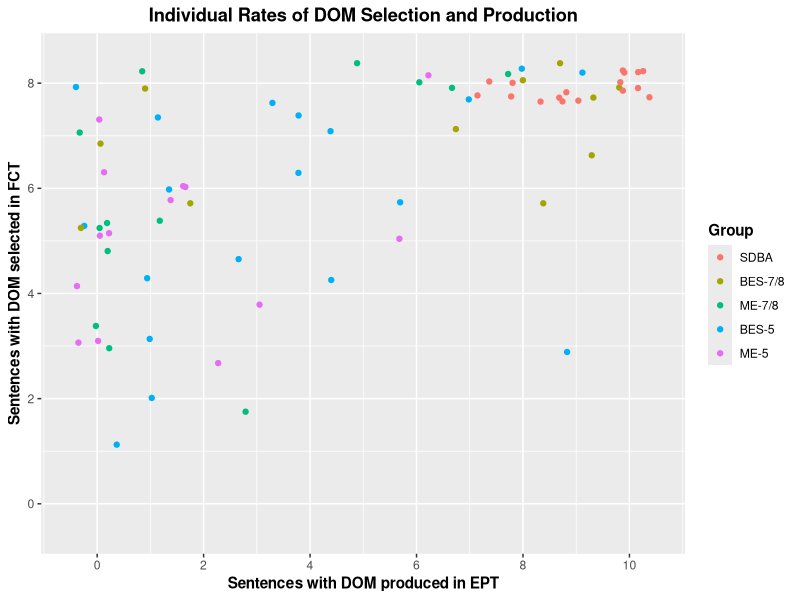
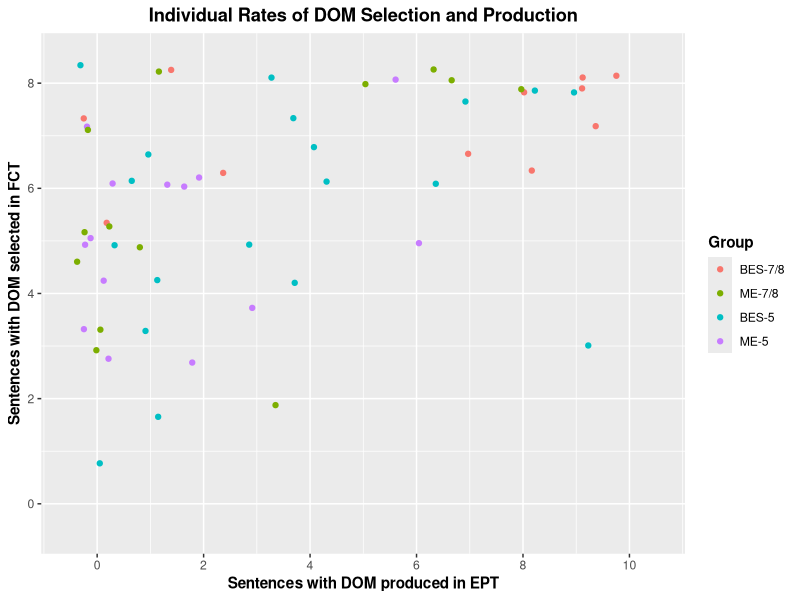
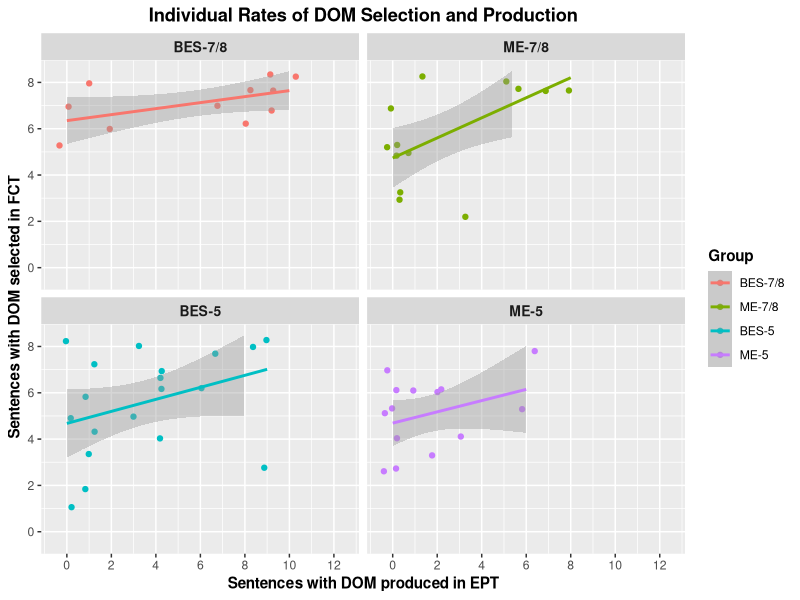

Reproduce these figures in R, in order.
library(tidyverse)


# Load data
## Production
SDB_EPT <- read_csv("./CSV Files/SDB/SDB DOM EPT.csv") %>% 
  filter(Item %in% c("EPT-02", "EPT-08", "EPT-12", "EPT-14", "EPT-20", "EPT-24", "EPT-26", "EPT-32", "EPT-38", "EPT-42")) %>% 
  mutate(Group = "SDBA",
         Task = "SCT")

DLI78_EPT <- read_csv("./CSV Files/DLI-78/DLI-78 DOM EPT.csv") %>% 
  mutate(Group = "BES-7/8",
         Task = "SCT")

MLS78_EPT <- read_csv("./CSV Files/MLS-78/MLS-78 DOM EPT.csv") %>%
  filter(!School == "GBCS") %>% 
  mutate(Group = "ME-7/8",
         Task = "SCT")

DLI5_EPT <- read_csv("./CSV Files/DLI-5/DLI-5 DOM EPT.csv") %>% 
  filter(Item %in% c("EPT-02", "EPT-08", "EPT-12", "EPT-14", "EPT-20", "EPT-24", "EPT-26", "EPT-32", "EPT-38", "EPT-42")) %>% 
  mutate(Group = "BES-5",
         Task = "SCT")

MLS5_EPT <- read_csv("./CSV Files/MLS-5/MLS-5 DOM EPT.csv") %>%
  filter(!School == "GBCS") %>% 
  mutate(Group = "ME-5",
         Task = "SCT")

# Selection
SDB_FCT <- read_csv("./CSV Files/SDB/SDB DOM FCT.csv") %>% 
  mutate(Group = "SDBA",
         Task = "MST")

DLI78_FCT <- read_csv("./CSV Files/DLI-78/DLI-78 DOM FCT.csv") %>% 
  mutate(Group = "BES-7/8",
         Task = "MST")

MLS78_FCT <- read_csv("./CSV Files/MLS-78/MLS-78 DOM FCT.csv") %>%
  filter(!School == "GBCS") %>% 
  mutate(Group = "ME-7/8",
         Task = "MST")

DLI5_FCT <- read_csv("./CSV Files/DLI-5/DLI-5 DOM FCT.csv") %>% 
  mutate(Group = "BES-5",
         Task = "MST")

MLS5_FCT <- read_csv("./CSV Files/MLS-5/MLS-5 DOM FCT.csv") %>%
  filter(!School == "GBCS") %>% 
  mutate(Group = "ME-5",
         Task = "MST")


# Rejoin data
Full_EPT <- rbind(SDB_EPT, DLI78_EPT, MLS78_EPT, DLI5_EPT, MLS5_EPT)
Full_FCT <- rbind(SDB_FCT, DLI78_FCT, MLS78_FCT, DLI5_FCT, MLS5_FCT)

Heritage_EPT <- rbind(DLI78_EPT, MLS78_EPT, DLI5_EPT, MLS5_EPT)
Heritage_FCT <- rbind(DLI78_FCT, MLS78_FCT, DLI5_FCT, MLS5_FCT)


# Create groups with individual differences
## Full grouping
Full_EPT_Group <- Full_EPT %>%
  filter(!is.na(DOM_Use)) %>%
  group_by(Part_ID, Group) %>%
  summarize(DOM_Production = sum(DOM_Use))

Full_FCT_Group <- Full_FCT %>%
  filter(!is.na(DOM_Use)) %>%
  group_by(Part_ID, Group) %>%
  summarize(DOM_Selection = sum(DOM_Use))

Full_Aggregate = left_join(Full_EPT_Group, Full_FCT_Group, by = "Part_ID", "NewGroup") %>% 
  mutate(Sum = (DOM_Production + DOM_Selection))
Full_Aggregate$Group.x <- factor(Full_Aggregate$Group.x, levels = c("SDBA", "BES-7/8", "ME-7/8", "BES-5", "ME-5"))


## Heritage only grouping
Heritage_EPT_Group <- Heritage_EPT %>%
  filter(!is.na(DOM_Use)) %>%
  group_by(Part_ID, Group) %>%
  summarize(DOM_Production = sum(DOM_Use))

Heritage_FCT_Group <- Heritage_FCT %>%
  filter(!is.na(DOM_Use)) %>%
  group_by(Part_ID, Group) %>%
  summarize(DOM_Selection = sum(DOM_Use))

Heritage_Aggregate = left_join(Heritage_EPT_Group, Heritage_FCT_Group, by = "Part_ID", "NewGroup") %>% 
  mutate(Sum = (DOM_Production + DOM_Selection))
Heritage_Aggregate$Group.x <- factor(Heritage_Aggregate$Group.x, levels = c("BES-7/8", "ME-7/8", "BES-5", "ME-5"))


## Summary of max/min HS (within SDBA range)
Max_HS <- Heritage_Aggregate %>% 
  filter(Sum > 15)

Min_HS <- Heritage_Aggregate %>% 
  filter(Sum == 1)


# Plot individual differences
## Whole group with SDB
Full_Aggregate %>% 
  ggplot(aes(x = DOM_Production, y = DOM_Selection, color = Group.x)) +
  geom_jitter() +
  scale_x_continuous(breaks = seq (0, 10, 2),
                     limits = c(-0.5, 10.5)) +
  scale_y_continuous(breaks = seq (0, 8, 2),
                     limits = c(-0.5, 8.5)) +
  labs(x = "Sentences with DOM produced in EPT", y = "Sentences with DOM selected in FCT", title = "Individual Rates of DOM Selection and Production", color = "Group") +
  theme(axis.title = element_text(face = "bold"),
        plot.title = element_text(hjust = 0.5, face = "bold"),
        legend.title = element_text(face = "bold"),
        strip.text = element_text(face = "bold", size = 10))


## Whole group without SDB
Heritage_Aggregate %>% 
  ggplot(aes(x = DOM_Production, y = DOM_Selection, color = Group.x)) +
  geom_jitter() +
  scale_x_continuous(breaks = seq (0, 10, 2),
                     limits = c(-0.5, 10.5)) +
  scale_y_continuous(breaks = seq (0, 8, 2),
                     limits = c(-0.5, 8.5)) +
  labs(x = "Sentences with DOM produced in EPT", y = "Sentences with DOM selected in FCT", title = "Individual Rates of DOM Selection and Production", color = "Group") +
  theme(axis.title = element_text(face = "bold"),
        plot.title = element_text(hjust = 0.5, face = "bold"),
        legend.title = element_text(face = "bold"),
        strip.text = element_text(face = "bold", size = 10))


## HS by group with labels
Heritage_Aggregate %>% 
  ggplot(aes(x = DOM_Production, y = DOM_Selection, color = Group.x)) +
  geom_jitter() +
  facet_wrap(facets = vars(Group.x)) +
  geom_smooth(method = glm) +
  scale_x_continuous(breaks = seq (0, 12, 2),
                     limits = c(-0.5, 12.5)) +
  scale_y_continuous(breaks = seq (0, 8, 2),
                     limits = c(-0.5, 8.5)) +
  labs(x = "Sentences with DOM produced in EPT", y = "Sentences with DOM selected in FCT", title = "Individual Rates of DOM Selection and Production", color = "Group") +
  theme(axis.title = element_text(face = "bold"),
        plot.title = element_text(hjust = 0.5, face = "bold"),
        legend.title = element_text(face = "bold"),
        strip.text = element_text(face = "bold", size = 10))
